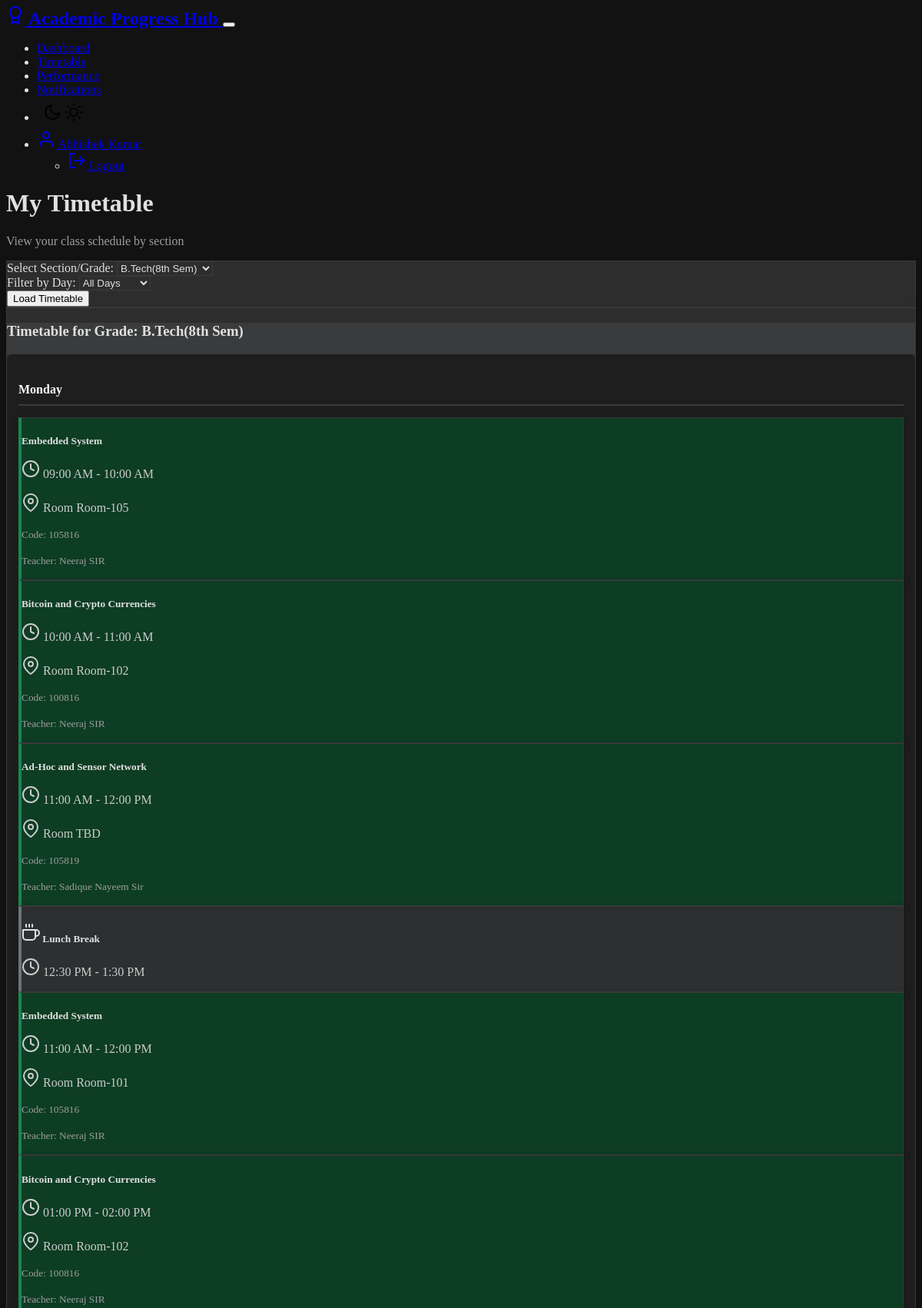
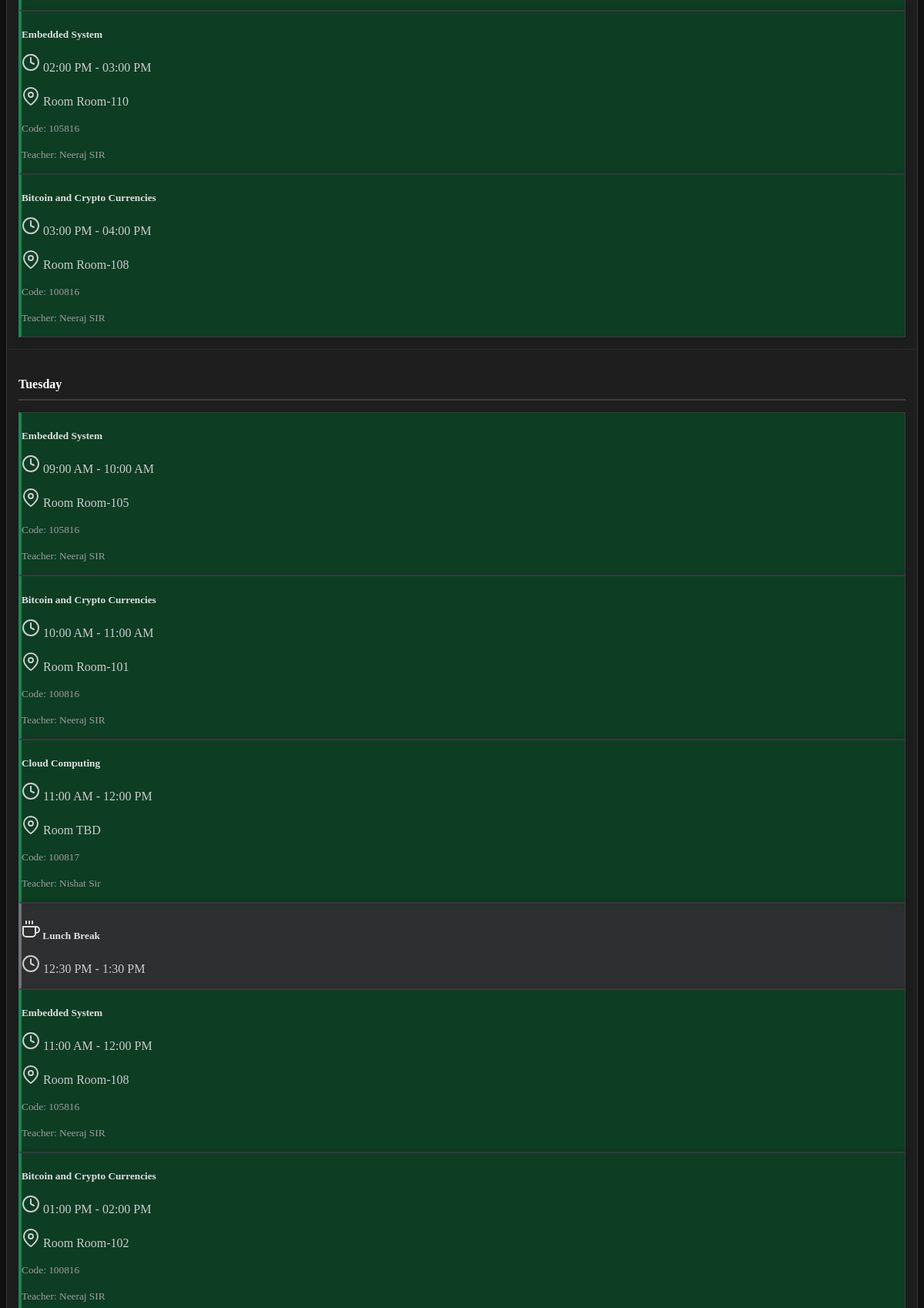
/student/timetable (signed in, upper part), run on the app's committed database (2 pictures, top to bottom).
### models.py (models this page shows, shortened)
class Student(db.Model):
    __tablename__ = 'students'
    id = db.Column(db.Integer, primary_key=True)
    user_id = db.Column(db.Integer, db.ForeignKey('users.id'), nullable=False)
    grade = db.Column(db.String(50))
    roll_number = db.Column(db.String(20), unique=True)
    performances = db.relationship('Performance', backref='student', cascade='all, delete-orphan')

class Subject(db.Model):
    __tablename__ = 'subjects'
    id = db.Column(db.Integer, primary_key=True)
    name = db.Column(db.String(100), nullable=False)
    code = db.Column(db.String(20), nullable=False, unique=True)
    type = db.Column(db.String(20), nullable=False, default='Theory')
    teacher_id = db.Column(db.Integer, db.ForeignKey('teachers.id'), nullable=False)
    timetables = db.relationship('Timetable', backref='subject', cascade='all, delete-orphan')
    performances = db.relationship('Performance', backref='subject', cascade='all, delete-orphan')

class Timetable(db.Model):
    __tablename__ = 'timetables'
    id = db.Column(db.Integer, primary_key=True)
    day_of_week = db.Column(db.String(10), nullable=False)
    start_time = db.Column(db.Time, nullable=False)
    end_time = db.Column(db.Time, nullable=False)
    room = db.Column(db.String(20))
    teacher_id = db.Column(db.Integer, db.ForeignKey('teachers.id'), nullable=False)
    subject_id = db.Column(db.Integer, db.ForeignKey('subjects.id'), nullable=False)
    grade = db.Column(db.String(50), nullable=False)  # To identify which students this applies to

class User(UserMixin, db.Model):
    __tablename__ = 'users'
    id = db.Column(db.Integer, primary_key=True)
    username = db.Column(db.String(64), unique=True, nullable=False)
    email = db.Column(db.String(120), unique=True, nullable=False)
    password_hash = db.Column(db.String(256), nullable=False)
    role = db.Column(db.String(10), nullable=False)  # 'admin', 'teacher' or 'student'
    created_at = db.Column(db.DateTime, default=datetime.utcnow)
    is_active = db.Column(db.Boolean, default=True)
    teacher_profile = db.relationship('Teacher', backref='user', uselist=False, cascade='all, delete-orphan')
    student_profile = db.relationship('Student', backref='user', uselist=False, cascade='all, delete-orphan')

### routes/student_routes.py (the view)
    def decorated_function(*args, **kwargs):
        if not current_user.is_authenticated or current_user.role != 'student':
            flash('Access denied: Student permissions required.', 'danger')
            return redirect(url_for('auth.login'))
        return f(*args, **kwargs)

### app.py (called while the page is built)
@login_manager.user_loader
def load_user(user_id):
    from models import User
    return User.query.get(int(user_id))

### routes/student_routes.py (called while the page is built)
def student_required(f):
    def decorated_function(*args, **kwargs):
        if not current_user.is_authenticated or current_user.role != 'student':
            flash('Access denied: Student permissions required.', 'danger')
            return redirect(url_for('auth.login'))
        return f(*args, **kwargs)
    decorated_function.__name__ = f.__name__
    return login_required(decorated_function)

### templates/student/timetable.html (shortened to what this page needs)
{% extends 'layout.html' %}
{% block body_class %}student-theme{% endblock %}
{% block content %}
<div class="row mb-4 align-items-center">
    <div class="col">
        <h1 class="mb-0">My Timetable</h1>
        <p class="text-muted">View your class schedule by section</p>
    </div>
</div>
<div class="card mb-4">
    <div class="card-body">
        <form method="GET" action="{{ url_for('student.timetable') }}" class="row g-3 align-items-center">
            <div class="col-md-4">
                <label for="gradeSelect" class="form-label">Select Section/Grade:</label>
                <select class="form-select" id="gradeSelect" name="grade">
                    {% for grade in available_grades %}
                        <option value="{{ grade }}" {% if grade == selected_grade %}selected{% endif %}>{{ grade }}</option>
                    {% endfor %}
                </select>
            </div>
            <div class="col-md-4">
                <label for="timetableFilter" class="form-label">Filter by Day:</label>
                <select id="timetableFilter" class="form-select">
                    <option value="all">All Days</option>
                </select>
            </div>
            <div class="col-md-4 d-flex align-items-end">
                <button type="submit" class="btn btn-primary">Load Timetable</button>
            </div>
        </form>
    </div>
</div>
{% if selected_grade %}
<div class="card">
    <div class="card-header bg-light">
        <h3 class="mb-0">Timetable for Grade: {{ selected_grade }}</h3>
    </div>
    <div class="card-body">
        <div class="timetable-container">
            {% set has_any_class = false %}
            {% for day in days %}
                {% if timetable_by_day[day] %}
                    {% set has_any_class = true %}
                {% endif %}
            {% endfor %}
            {% for day in days %}
                <div class="timetable-day mb-4">
                    <h4 class="day-header mb-3 pb-2 border-bottom">{{ day }}</h4>
                    <div class="timetable-row" data-day="{{ day }}">
                        {% if timetable_by_day[day] %}
                            <div class="row g-3">
                                {% for entry in timetable_by_day[day] %}
                                    {% if loop.index == 4 %}
                                        <div class="col-md-6 col-lg-4">
                                            <div class="timetable-slot card h-100 bg-light">
                                                <div class="card-body text-center">
                                                    <h5 class="card-title">
                                                        <span data-feather="coffee" class="me-2"></span>
                                                        Lunch Break
                                                    </h5>
                                                    <p class="card-text mb-1">
                                                        <span data-feather="clock" class="me-1"></span>
                                                        12:30 PM - 1:30 PM
                                                    </p>
                                                </div>
                                            </div>
                                        </div>
                                    {% endif %}
                                    <div class="col-md-6 col-lg-4">
                                        <div class="timetable-slot card h-100 {% if entry.subject.type == 'Theory' %}bg-success-subtle{% else %}bg-primary-subtle{% endif %}">
                                            <div class="card-body">
                                                <h5 class="card-title">{{ entry.subject.name }}</h5>
                                                <p class="card-text mb-1">
                                                    <span data-feather="clock" class="me-1"></span>
                                                    {{ entry.timetable.start_time.strftime('%I:%M %p') }} - {{ entry.timetable.end_time.strftime('%I:%M %p') }}
                                                </p>
                                                <p class="card-text mb-1">
                                                    <span data-feather="map-pin" class="me-1"></span>
                                                    Room {{ entry.timetable.room }}
                                                </p>
                                                <p class="card-text text-muted">
                                                    <small>Code: {{ entry.subject.code }}</small>
                                                </p>
                                                <p class="card-text text-muted">
                                                    <small>Teacher: {{ entry.teacher_user.username }}</small>
                                                </p>
                                            </div>
                                        </div>
                                    </div>
                                {% endfor %}
                            </div>
                        {% endif %}
                    </div>
                </div>
            {% endfor %}
        </div>
    </div>
</div>
{% endif %}
{% endblock %}

### static/css/style.css (style rules this page uses)
:root { --transition-speed: 0.3s; }
.timetable-slot { transition: transform 0.2s; border: none; box-shadow: 0 2px 4px rgba(0,0,0,0.1); }
.timetable-slot.bg-light { border-left: 4px solid #6c757d; }
.timetable-slot.bg-success-subtle { border-left: 4px solid #198754; }
.timetable-container { max-width: 1400px; margin: 0 auto; }
.day-header { color: #6c757d; font-weight: 500; }
.card { background-color: var(--bs-dark); border: 1px solid rgba(255, 255, 255, 0.1); box-shadow: 0 4px 6px rgba(0, 0, 0, 0.2); overflow: hidden; }
.card-header { background-color: rgba(255, 255, 255, 0.05); border-bottom: 1px solid rgba(255, 255, 255, 0.1); font-weight: bold; }
.bg-light { background-color: rgba(108, 117, 125, 0.2) !important; }
body, .card, .chart-container { transition: background-color var(--transition-speed) ease, color var(--transition-speed) ease, border-color var(--transition-speed) ease; }

### static/css/student.css (style rules this page uses)
body.student-theme { background-color: #121212; color: #e0e0e0; }
.timetable-container { background-color: #1e1e1e; border-radius: 8px; }
.day-header { color: #ffffff; border-bottom: 2px solid #3a3a3a !important; padding-bottom: 10px; margin-bottom: 15px; font-weight: 600; }
.timetable-day { padding: 15px; border-bottom: 1px solid #2a2a2a; }
.timetable-slot { transition: transform 0.2s ease, box-shadow 0.2s ease; border: none; box-shadow: 0 2px 5px rgba(0, 0, 0, 0.2); }
.bg-success-subtle { background-color: #0d3d23 !important; color: #e0e0e0 !important; }
.timetable-slot .card-title { font-weight: 600; margin-bottom: 12px; }
.timetable-slot .card-text { color: #cccccc; }
.card { background-color: #2d2d2d; border: 1px solid #3a3a3a; box-shadow: 0 2px 10px rgba(0, 0, 0, 0.2); }
.card-header { background-color: #252525; border-bottom: 1px solid #3a3a3a; }
.form-select { background-color: #2d2d2d; color: #e0e0e0; border: 1px solid #3a3a3a; }
.text-muted { color: #9e9e9e !important; }

### data on the page
Student: grade "B.Tech(8th Sem)"
Subject: subject.name "Embedded System" "Embedded System" "Embedded System" "Embedded System" "Embedded System", subject.code "105816" "105816" "105816" "105816" "105816"
Timetable: timetable.start_time "09:00 AM", timetable.end_time "10:00 AM", timetable.room "Room-105"
User: teacher_user.username "Neeraj SIR" "Neeraj SIR" "Neeraj SIR" "Neeraj SIR" "Neeraj SIR" "Neeraj SIR" "Neeraj SIR" "Neeraj SIR" "Neeraj SIR" "Neeraj SIR"
Subject: subject.name "Bitcoin and Crypto Currencies" "Bitcoin and Crypto Currencies" "Bitcoin and Crypto Currencies" "Bitcoin and Crypto Currencies" "Bitcoin and Crypto Currencies", subject.code "100816" "100816" "100816" "100816" "100816"
Timetable: timetable.start_time "10:00 AM", timetable.end_time "11:00 AM", timetable.room "Room-102"
Subject: subject.name "Ad-Hoc and Sensor Network", subject.code "105819"
Timetable: timetable.start_time "11:00 AM", timetable.end_time "12:00 PM", timetable.room "TBD"
User: teacher_user.username "Sadique Nayeem Sir"
Timetable: timetable.start_time "11:00 AM", timetable.end_time "12:00 PM", timetable.room "Room-101"
Timetable: timetable.start_time "01:00 PM", timetable.end_time "02:00 PM", timetable.room "Room-102"
Timetable: timetable.start_time "02:00 PM", timetable.end_time "03:00 PM", timetable.room "Room-110"
Timetable: timetable.start_time "03:00 PM", timetable.end_time "04:00 PM", timetable.room "Room-108"
Timetable: timetable.start_time "09:00 AM", timetable.end_time "10:00 AM", timetable.room "Room-105"
Timetable: timetable.start_time "10:00 AM", timetable.end_time "11:00 AM", timetable.room "Room-101"
Subject: subject.name "Cloud Computing", subject.code "100817"
Timetable: timetable.start_time "11:00 AM", timetable.end_time "12:00 PM", timetable.room "TBD"
User: teacher_user.username "Nishat Sir"
Timetable: timetable.start_time "11:00 AM", timetable.end_time "12:00 PM", timetable.room "Room-108"
Timetable: timetable.start_time "01:00 PM", timetable.end_time "02:00 PM", timetable.room "Room-102"

### other printed values
{{ day }} "Monday" "Tuesday"
